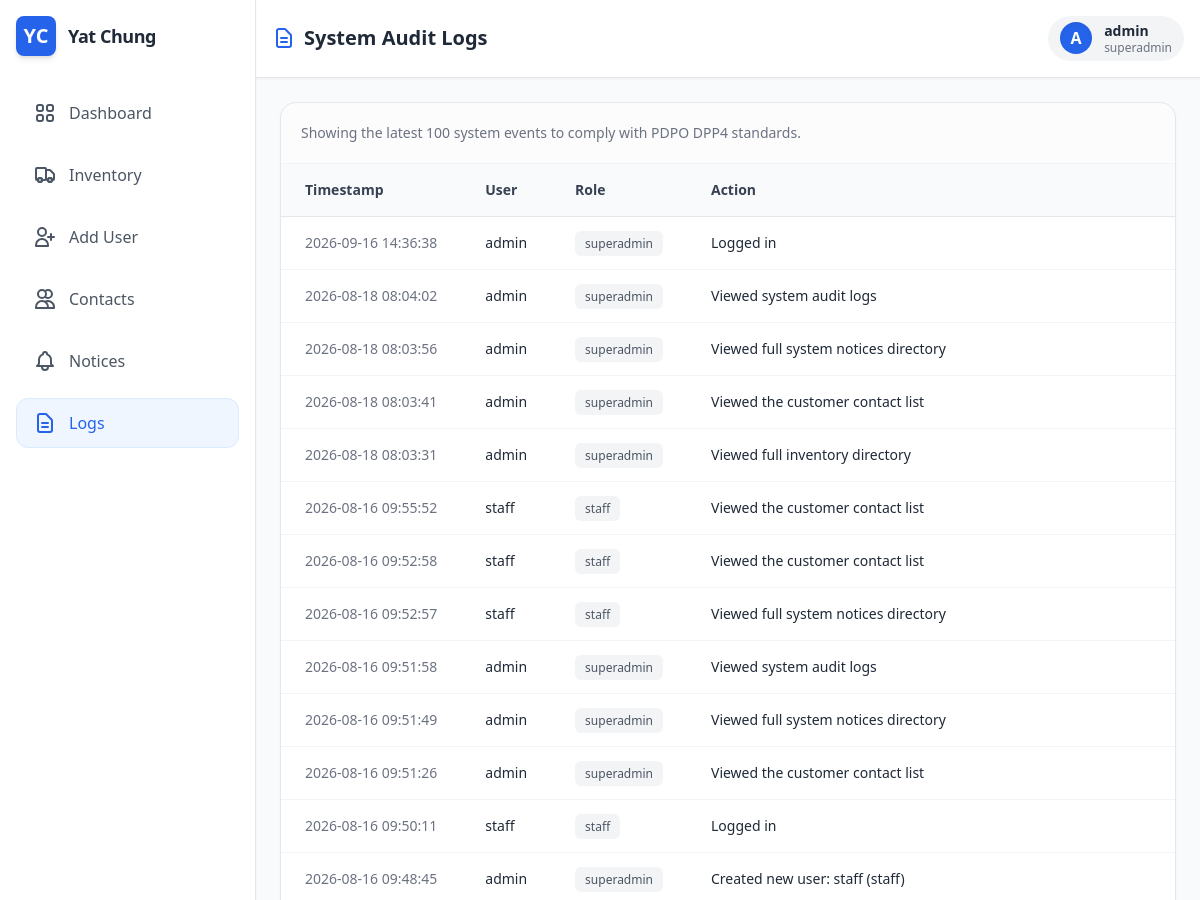
Before: /admin/logs (signed in, upper part) with the older database file.
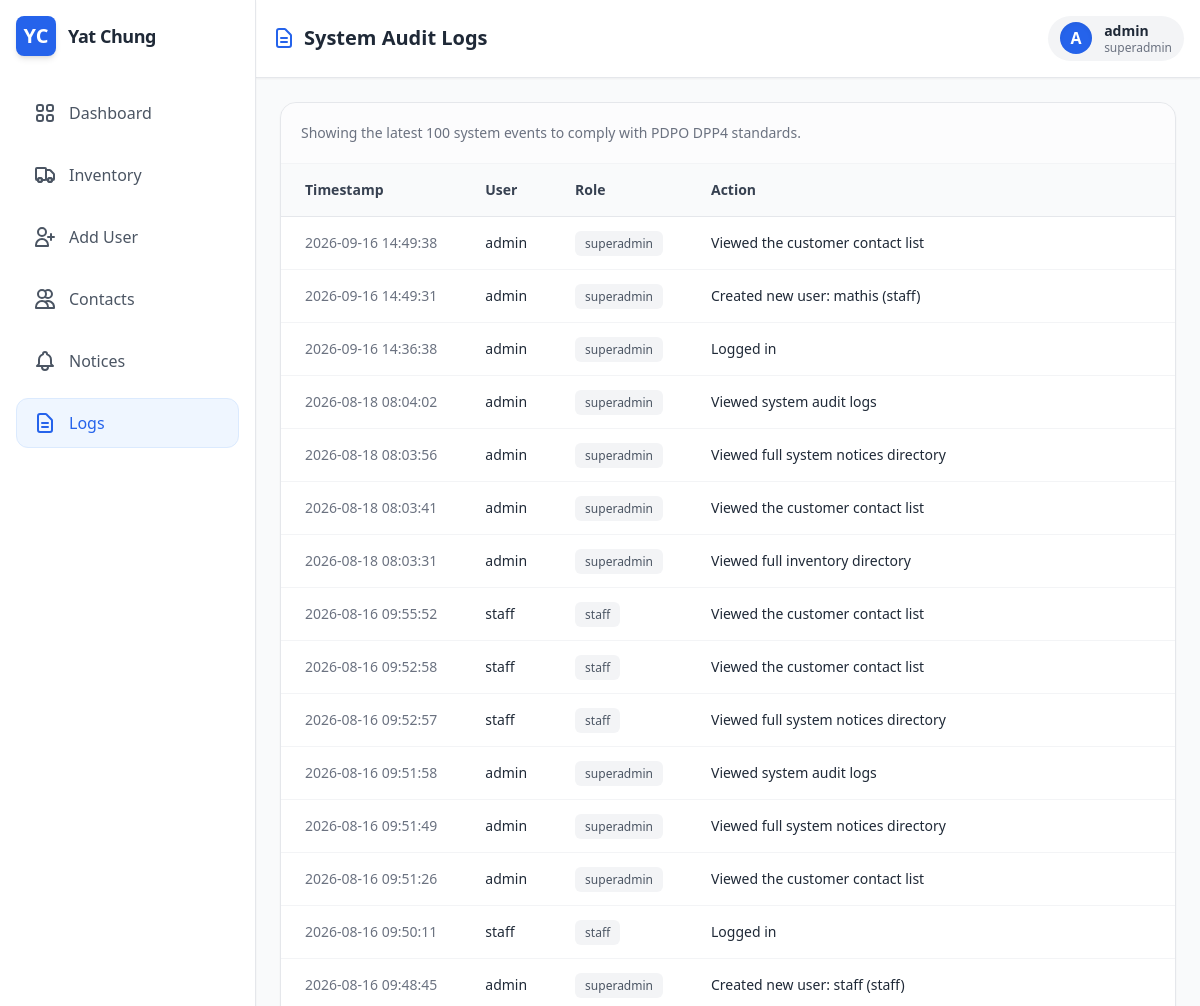
After: the same page with the newer database file.
### app.py (models this page shows, shortened)
class AuditLog(db.Model):
    __tablename__ = 'audit_logs'
    id = db.Column(db.Integer, primary_key=True)
    user_id = db.Column(db.Integer, db.ForeignKey('users.id'), nullable=False)
    action = db.Column(db.String(255), nullable=False)
    timestamp = db.Column(db.DateTime, default=db.func.current_timestamp())
    user = db.relationship('User', backref=db.backref('audit_logs', lazy=True))

class User(UserMixin, db.Model):
    __tablename__ = 'users'
    id = db.Column(db.Integer, primary_key=True)
    username = db.Column(db.String(80), unique=True, nullable=False)
    password_hash = db.Column(db.String(128), nullable=False)
    role = db.Column(db.String(20), nullable=False, default='staff')

### app.py (the view)
@app.route('/admin/logs')
@login_required
@requires_roles('superadmin')
def view_logs():
    logs = AuditLog.query.order_by(AuditLog.timestamp.desc()).limit(100).all()
    access_log = AuditLog(user_id=current_user.id, action="Viewed system audit logs")
    db.session.add(access_log)
    db.session.commit()
    return render_template('logs.html', user=current_user, logs=logs)

### app.py (called while the page is built)
@login_manager.user_loader
def load_user(user_id):
    return User.query.get(int(user_id))

def requires_roles(*roles):
    def wrapper(f):
        @wraps(f)
        def wrapped(*args, **kwargs):
            if current_user.role not in roles and current_user.role != 'superadmin':
                flash('Access denied: You do not have the required permissions.', 'error')
                return redirect(url_for('dashboard'))
            return f(*args, **kwargs)
        return wrapped
    return wrapper

@app.context_processor
def inject_translations():
    lang = flask_session.get('lang', 'en')
    def t(key):
        return TRANSLATIONS.get(lang, {}).get(key, key)
    return dict(t=t, current_lang=lang)

### templates/logs.html
{% extends "base.html" %}
{% block header_content %}
<h2 class="text-xl font-bold text-gray-800 dark:text-white flex items-center gap-2">
    <svg class="w-6 h-6 text-primary" fill="none" stroke="currentColor" viewBox="0 0 24 24"><path stroke-linecap="round" stroke-linejoin="round" stroke-width="2" d="M9 12h6m-6 4h6m2 5H7a2 2 0 01-2-2V5a2 2 0 012-2h5.586a1 1 0 01.707.293l5.414 5.414a1 1 0 01.293.707V19a2 2 0 01-2 2z"></path></svg>
    System Audit Logs
</h2>
<div class="flex items-center gap-3 px-3 py-1.5 bg-gray-100 dark:bg-gray-700 rounded-full">
    <div class="w-8 h-8 bg-primary text-white rounded-full flex items-center justify-center font-bold shadow-inner">
        {{ user.username[0] | upper if user else 'U' }}
    </div>
    <div class="hidden sm:block text-sm">
        <p class="font-bold leading-tight">{{ user.username if user else 'Staff User' }}</p>
        <p class="text-xs text-gray-500 dark:text-gray-400 leading-tight">{{ user.role if user else 'Staff' }}</p>
    </div>
</div>
{% endblock %}
{% block content %}
<div class="bg-white dark:bg-gray-800 border border-gray-200 dark:border-gray-700 rounded-2xl shadow-sm overflow-hidden flex flex-col">
                <div class="p-5 border-b border-gray-100 dark:border-gray-700 bg-gray-50/50 dark:bg-gray-800/50 flex justify-between items-center">
                    <p class="text-sm text-gray-500 dark:text-gray-400">Showing the latest 100 system events to comply with PDPO DPP4 standards.</p>
                </div>
                <div class="overflow-x-auto">
                    <table class="w-full text-left border-collapse">
                        <thead>
                            <tr class="bg-gray-50 dark:bg-gray-900 border-b border-gray-200 dark:border-gray-700">
                                <th class="py-4 px-6 font-semibold text-sm text-gray-700 dark:text-gray-300">Timestamp</th>
                                <th class="py-4 px-6 font-semibold text-sm text-gray-700 dark:text-gray-300">User</th>
                                <th class="py-4 px-6 font-semibold text-sm text-gray-700 dark:text-gray-300">Role</th>
                                <th class="py-4 px-6 font-semibold text-sm text-gray-700 dark:text-gray-300">Action</th>
                            </tr>
                        </thead>
                        <tbody class="divide-y divide-gray-100 dark:divide-gray-700">
                            {% for log in logs %}
                            <tr class="hover:bg-gray-50/50 dark:hover:bg-gray-800/50 transition-colors">
                                <td class="py-4 px-6 text-sm text-gray-500 dark:text-gray-400 whitespace-nowrap">
                                    {{ log.timestamp.strftime('%Y-%m-%d %H:%M:%S') }}
                                </td>
                                <td class="py-4 px-6 text-sm font-medium text-gray-800 dark:text-gray-200">
                                    {{ log.user.username }}
                                </td>
                                <td class="py-4 px-6 text-sm text-gray-600 dark:text-gray-400">
                                    <span class="px-2.5 py-1 bg-gray-100 dark:bg-gray-700 rounded-md text-xs font-medium">
                                        {{ log.user.role }}
                                    </span>
                                </td>
                                <td class="py-4 px-6 text-sm text-gray-800 dark:text-gray-300 w-full">
                                    {{ log.action }}
                                </td>
                            </tr>
                            {% else %}
                            <tr>
                                <td colspan="4" class="py-8 text-center text-gray-500 dark:text-gray-400 italic">
                                    No audit logs found.
                                </td>
                            </tr>
                            {% endfor %}
                        </tbody>
                    </table>
                </div>
            </div>
{% endblock %}

Changed rows visible on the page:
added AuditLog: timestamp "2026-09-16 14:49:38", user.username "admin", user.role "superadmin", action "Viewed the customer contact list"
added AuditLog: timestamp "2026-09-16 14:49:31", user.username "admin", user.role "superadmin", action "Created new user: mathis (staff)"
